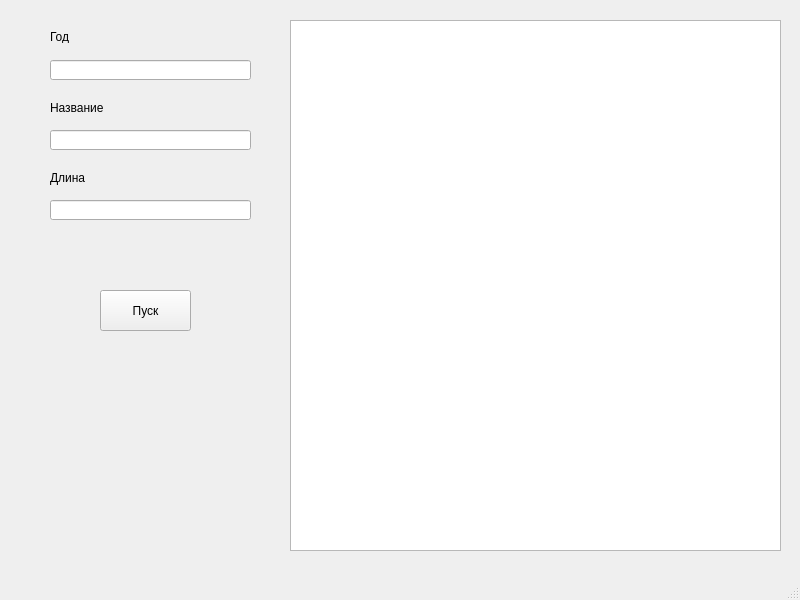
<?xml version="1.0" encoding="UTF-8"?>
<ui version="4.0">
 <class>MainWindow</class>
 <widget class="QMainWindow" name="MainWindow">
  <property name="geometry">
   <rect>
    <x>0</x>
    <y>0</y>
    <width>800</width>
    <height>600</height>
   </rect>
  </property>
  <property name="windowTitle">
   <string>MainWindow</string>
  </property>
  <widget class="QWidget" name="centralwidget">
   <widget class="QLineEdit" name="lineEdit_year">
    <property name="geometry">
     <rect>
      <x>50</x>
      <y>60</y>
      <width>201</width>
      <height>20</height>
     </rect>
    </property>
   </widget>
   <widget class="QLineEdit" name="lineEdit_name">
    <property name="geometry">
     <rect>
      <x>50</x>
      <y>130</y>
      <width>201</width>
      <height>20</height>
     </rect>
    </property>
   </widget>
   <widget class="QLineEdit" name="lineEdit_length">
    <property name="geometry">
     <rect>
      <x>50</x>
      <y>200</y>
      <width>201</width>
      <height>20</height>
     </rect>
    </property>
   </widget>
   <widget class="QPushButton" name="btn_run">
    <property name="geometry">
     <rect>
      <x>100</x>
      <y>290</y>
      <width>91</width>
      <height>41</height>
     </rect>
    </property>
    <property name="text">
     <string>Пуск</string>
    </property>
   </widget>
   <widget class="QTableWidget" name="tableWidget">
    <property name="geometry">
     <rect>
      <x>290</x>
      <y>20</y>
      <width>491</width>
      <height>531</height>
     </rect>
    </property>
   </widget>
   <widget class="QLabel" name="label">
    <property name="geometry">
     <rect>
      <x>50</x>
      <y>30</y>
      <width>47</width>
      <height>13</height>
     </rect>
    </property>
    <property name="text">
     <string>Год</string>
    </property>
   </widget>
   <widget class="QLabel" name="label_2">
    <property name="geometry">
     <rect>
      <x>50</x>
      <y>100</y>
      <width>71</width>
      <height>16</height>
     </rect>
    </property>
    <property name="text">
     <string>Название</string>
    </property>
   </widget>
   <widget class="QLabel" name="label_3">
    <property name="geometry">
     <rect>
      <x>50</x>
      <y>170</y>
      <width>71</width>
      <height>16</height>
     </rect>
    </property>
    <property name="text">
     <string>Длина</string>
    </property>
   </widget>
  </widget>
  <widget class="QMenuBar" name="menubar">
   <property name="geometry">
    <rect>
     <x>0</x>
     <y>0</y>
     <width>800</width>
     <height>21</height>
    </rect>
   </property>
  </widget>
  <widget class="QStatusBar" name="statusbar"/>
 </widget>
 <resources/>
 <connections/>
</ui>
